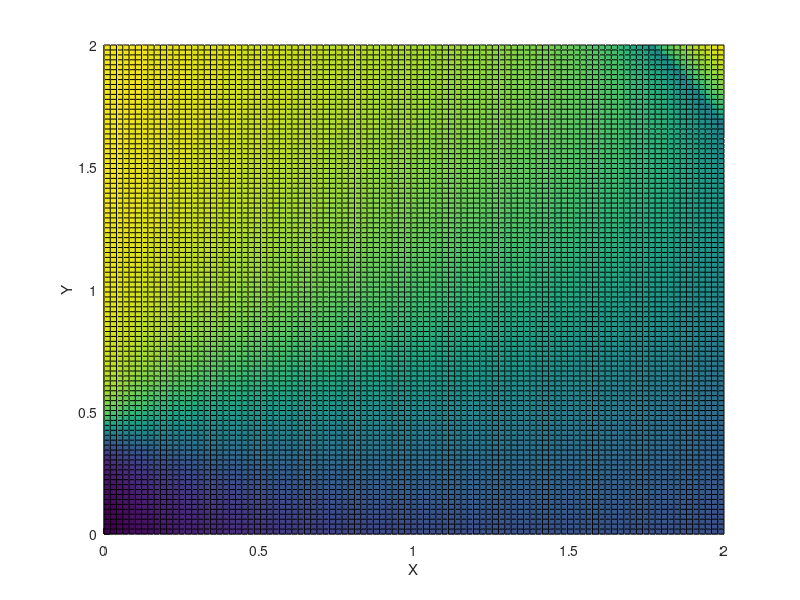
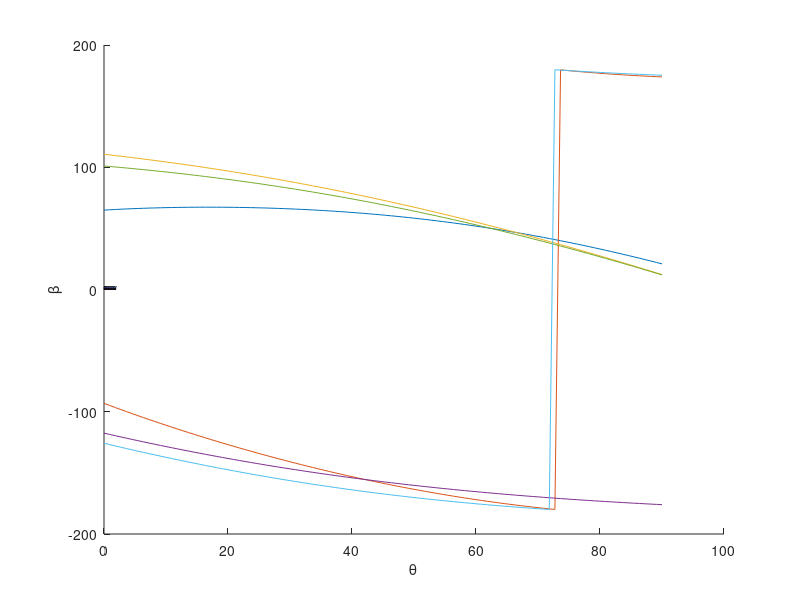
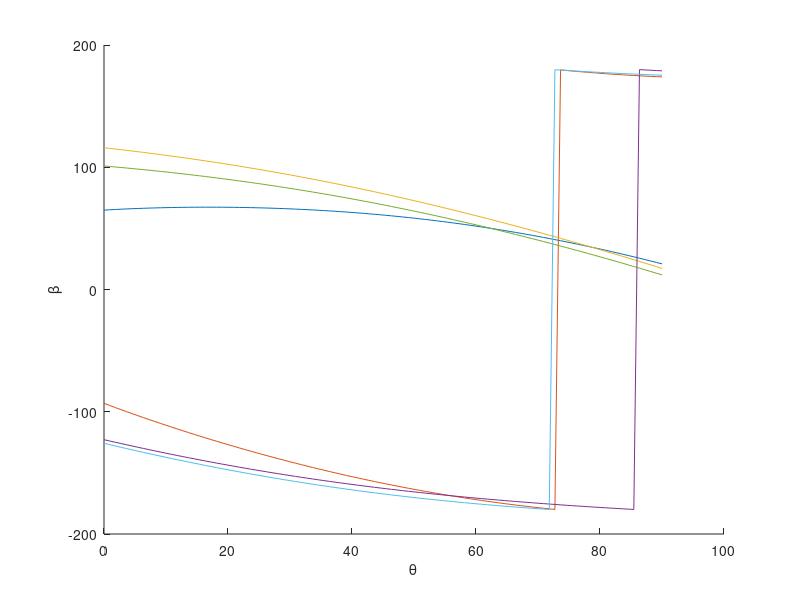

Recreate these plots in MATLAB, in order.
% Figuring out when the function to find beta angle becomes undefined

x = linspace(0, 2, 100);
y = linspace(0, 2, 100);
[x_2, y_2] = meshgrid(x, y);
m_1 = -0.153543;
m_2 = 0.405512;
d = 3.052717;
l = 0.568898;

a = (4*l*m_1 - 4*l*x_2).^2;
b = d^2 - l^2 + 2*l*m_2 - 2*l*y_2 - m_1^2 + 2*m_1*x_2 - m_2^2 + 2*m_2*y_2 - x_2.^2 - y_2.^2;
c = d^2 - l^2 - 2*l*m_2 + 2*l*y_2 - m_1^2 + 2*m_1*x_2 - m_2^2 + 2*m_2*y_2 - x_2.^2 - y_2.^2;
top = sqrt(a - 4.*b.*c) - 2*l*m_1 + 2*l.*x_2; 
bottom = d^2 - l^2 + 2*l*m_2 - 2*l*y_2 - m_1^2 + 2*m_1*x_2 - m_2^2 + 2*m_2*y_2 - x_2.^2 - y_2.^2;
beta = 2*(atan(0.5*top./bottom));

top = sqrt(abs(a - 4.*b.*c)) - 2*l*m_1 + 2*l.*x_2; 
bottom = d^2 - l^2 + 2*l*m_2 - 2*l*y_2 - m_1^2 + 2*m_1*x_2 - m_2^2 + 2*m_2*y_2 - x_2.^2 - y_2.^2;
abs_beta = 2*(atan(0.5*top./bottom));

real_beta = real(beta);
pos_beta = abs(real_beta);
deg_beta = real_beta * 180/3.1415;

figure;
hold on
surf(x_2, y_2, real_beta)
xlabel('X')
ylabel('Y')
zlabel('Z')

figure(2);
hold on
surf(x_2, y_2, abs_beta)
xlabel('X')
ylabel('Y')
zlabel('Z')

%% fin1 beta
%graphing beta over the feasible range that x1, y1 can be at

f = 2.15178; % fin length
d = 3.052717; % steering length
l = 0.56; %servo arm length
r = 0.2519; %0.483608; %rudder length

m_1 = -0.704724;
m_2 = 0.405512;

theta = linspace(0, 3.1415/2, 100); %all trig in radians

x_1 = f*sin(theta);
y_1 = -f*cos(theta);

% calculate beta for alpha to stay at 0 throughout cycle
alpha = 0/180*3.1415;
x_2 = r*sin(theta + alpha) + x_1;
y_2 = -r*cos(theta + alpha) + y_1;
% x_2 = (l + f) * sin(theta);
% y_2 = -(l + f) * cos(theta);

a = (4*l*x_2 - 4*l*m_1).^2;
b = d^2 - l^2 + 2*l*m_2 - 2*l*y_2 - m_1^2 + 2*m_1*x_2 - m_2^2 + 2*m_2*y_2 - x_2.^2 - y_2.^2;
c = d^2 - l^2 - 2*l*m_2 + 2*l*y_2 - m_1^2 + 2*m_1*x_2 - m_2^2 + 2*m_2*y_2 - x_2.^2 - y_2.^2;
top = 0.5*sqrt(a - 4.*b.*c) + 2*l*m_1 - 2*l.*x_2; 
bottom = d^2 - l^2 + 2*l*m_2 - 2*l*y_2 - m_1^2 + 2*m_1*x_2 - m_2^2 + 2*m_2*y_2 - x_2.^2 - y_2.^2;
beta = 2*(atan(top./bottom));
top_2 = -0.5*sqrt(a - 4.*b.*c) + 2*l*m_1 - 2*l.*x_2;
beta_2 = 2*(atan(top_2./bottom));

deg_beta = beta * 180 / 3.1415;
deg_beta_2 = beta_2 * 180 / 3.1415;

figure(2);
hold on
plot(theta*180/3.1415, deg_beta)
plot(theta*180/3.1415, deg_beta_2)
xlabel('\theta')
ylabel('\beta')

%% fin2 beta
%graphing beta over the feasible range that x1, y1 can be at

f = 2.15178; % fin length
d = 3.052717; % steering length
l = 0.56; %servo arm length
r = 0.2519; %0.483608; %rudder length

m_1 = 0.704724;
m_2 = 0.405512; %2

theta = linspace(0, 3.1415/2, 100); %all trig in radians

x_1 = -f*sin(theta);
y_1 = -f*cos(theta);

% calculate beta for alpha to stay at 0 throughout cycle
alpha = 0/180*3.1415;
x_2 = -r* sin(theta + alpha) + x_1;
y_2 = -r * cos(theta + alpha) + y_1; 
% x_2 = (l + f) * sin(theta);
% y_2 = -(l + f) * cos(theta);

a = (4*l*m_1 - 4*l*x_2).^2;
b = d^2 - l^2 + 2*l*m_2 - 2*l*y_2 - m_1^2 + 2*m_1*x_2 - m_2^2 + 2*m_2*y_2 - x_2.^2 - y_2.^2;
c = d^2 - l^2 - 2*l*m_2 + 2*l*y_2 - m_1^2 + 2*m_1*x_2 - m_2^2 + 2*m_2*y_2 - x_2.^2 - y_2.^2;
top = real(0.5*sqrt(a - 4.*b.*c)) - 2*l*m_1 + 2*l.*x_2; 
bottom = d^2 - l^2 + 2*l*m_2 - 2*l*y_2 - m_1^2 + 2*m_1*x_2 - m_2^2 + 2*m_2*y_2 - x_2.^2 - y_2.^2;
beta = 2*(atan(top./bottom));
top_2 = -0.5*sqrt(a - 4.*b.*c) - 2*l*m_1 + 2*l.*x_2;
beta_2 = 2*(atan(top_2./bottom));

deg_beta = beta * 180 / 3.1415;
deg_beta_2 = beta_2 * 180 / 3.1415;

figure(3);
hold on
plot(theta*180/3.1415, deg_beta)
plot(theta*180/3.1415, deg_beta_2)
xlabel('\theta')
ylabel('\beta')

%% fin1_2 beta
%graphing beta over the feasible range that x1, y1 can be at

f = 2.15178; % fin length
d = 2.9; % steering length
l = 0.56; %servo arm length
r = 0.52; %rudder length

m_1 = -0.185039;
m_2 = 0.405512;

theta = linspace(0, 3.1415/2, 100); %all trig in radians

x_1 = f*sin(theta);
y_1 = -f*cos(theta);

% calculate beta for alpha to stay at 0 throughout cycle
alpha = 0/180*3.1415;
x_2 = r*sin(theta + alpha) + x_1;
y_2 = -r*cos(theta + alpha) + y_1;
% x_2 = (l + f) * sin(theta);
% y_2 = -(l + f) * cos(theta);

a = (4*l*x_2 - 4*l*m_1).^2;
b = d^2 - l^2 + 2*l*m_2 - 2*l*y_2 - m_1^2 + 2*m_1*x_2 - m_2^2 + 2*m_2*y_2 - x_2.^2 - y_2.^2;
c = d^2 - l^2 - 2*l*m_2 + 2*l*y_2 - m_1^2 + 2*m_1*x_2 - m_2^2 + 2*m_2*y_2 - x_2.^2 - y_2.^2;
top = 0.5*sqrt(a - 4.*b.*c) + 2*l*m_1 - 2*l.*x_2; 
bottom = d^2 - l^2 + 2*l*m_2 - 2*l*y_2 - m_1^2 + 2*m_1*x_2 - m_2^2 + 2*m_2*y_2 - x_2.^2 - y_2.^2;
beta = 2*(atan(top./bottom));
top_2 = -0.5*sqrt(a - 4.*b.*c) + 2*l*m_1 - 2*l.*x_2;
beta_2 = 2*(atan(top_2./bottom));

deg_beta = beta * 180 / 3.1415;
deg_beta_2 = beta_2 * 180 / 3.1415;

figure(2);
hold on
plot(theta*180/3.1415, deg_beta)
plot(theta*180/3.1415, deg_beta_2)
xlabel('\theta')
ylabel('\beta')

%% fin2_2 beta
%graphing beta over the feasible range that x1, y1 can be at

f = 2.15178; % fin length
d = 2.85; % steering length
l = 0.56; %servo arm length
r = 0.52; %rudder length

m_1 = 0.185039;
m_2 = 0.405512; %2

theta = linspace(0, 3.1415/2, 100); %all trig in radians

x_1 = -f*sin(theta);
y_1 = -f*cos(theta);

% calculate beta for alpha to stay at 0 throughout cycle
alpha = 0/180*3.1415;
x_2 = -r* sin(theta + alpha) + x_1;
y_2 = -r * cos(theta + alpha) + y_1; 
% x_2 = (l + f) * sin(theta);
% y_2 = -(l + f) * cos(theta);

a = (4*l*m_1 - 4*l*x_2).^2;
b = d^2 - l^2 + 2*l*m_2 - 2*l*y_2 - m_1^2 + 2*m_1*x_2 - m_2^2 + 2*m_2*y_2 - x_2.^2 - y_2.^2;
c = d^2 - l^2 - 2*l*m_2 + 2*l*y_2 - m_1^2 + 2*m_1*x_2 - m_2^2 + 2*m_2*y_2 - x_2.^2 - y_2.^2;
top = real(0.5*sqrt(a - 4.*b.*c)) - 2*l*m_1 + 2*l.*x_2; 
bottom = d^2 - l^2 + 2*l*m_2 - 2*l*y_2 - m_1^2 + 2*m_1*x_2 - m_2^2 + 2*m_2*y_2 - x_2.^2 - y_2.^2;
beta = 2*(atan(top./bottom));
top_2 = -0.5*sqrt(a - 4.*b.*c) - 2*l*m_1 + 2*l.*x_2;
beta_2 = 2*(atan(top_2./bottom));

deg_beta = beta * 180 / 3.1415;
deg_beta_2 = beta_2 * 180 / 3.1415;

figure(3);
hold on
plot(theta*180/3.1415, deg_beta)
plot(theta*180/3.1415, deg_beta_2)
xlabel('\theta')
ylabel('\beta')

%% fin1 beta right angle
%graphing beta over the feasible range that x1, y1 can be at

f = 2.15178; % fin length
d = 2.45; %3.052717; % steering length
l = 0.56; %servo arm length
r = 0.25; %0.483608; %rudder length

m_1 = -0.311024;
m_2 = 0.405394;

theta = linspace(0, 3.1415/2, 100); %all trig in radians

x_1 = f*sin(theta);
y_1 = -f*cos(theta);

% calculate beta for alpha to stay at 0 throughout cycle
alpha = 0/180*3.1415;
x_2 = r*sin(theta + alpha + 3.1415/2) + x_1;
y_2 = -r*cos(theta + alpha + 3.1415/2) + y_1;
% x_2 = (l + f) * sin(theta);
% y_2 = -(l + f) * cos(theta);

a = (4*l*x_2 - 4*l*m_1).^2;
b = d^2 - l^2 + 2*l*m_2 - 2*l*y_2 - m_1^2 + 2*m_1*x_2 - m_2^2 + 2*m_2*y_2 - x_2.^2 - y_2.^2;
c = d^2 - l^2 - 2*l*m_2 + 2*l*y_2 - m_1^2 + 2*m_1*x_2 - m_2^2 + 2*m_2*y_2 - x_2.^2 - y_2.^2;
top = 0.5*sqrt(a - 4.*b.*c) + 2*l*m_1 - 2*l.*x_2; 
bottom = d^2 - l^2 + 2*l*m_2 - 2*l*y_2 - m_1^2 + 2*m_1*x_2 - m_2^2 + 2*m_2*y_2 - x_2.^2 - y_2.^2;
beta = 2*(atan(top./bottom));
top_2 = -0.5*sqrt(a - 4.*b.*c) + 2*l*m_1 - 2*l.*x_2;
beta_2 = 2*(atan(top_2./bottom));

deg_beta = beta * 180 / 3.1415;
deg_beta_2 = beta_2 * 180 / 3.1415;

figure(2);
hold on
plot(theta*180/3.1415, deg_beta)
plot(theta*180/3.1415, deg_beta_2)
xlabel('\theta')
ylabel('\beta')

%% fin2 beta right angle
%graphing beta over the feasible range that x1, y1 can be at

f = 2.15178; % fin length
d = 2.45; %3.052717; % steering length
l = 0.56; %servo arm length
r = 0.25; %0.483608; %rudder length

m_1 = 0.311024;
m_2 = 0.405394; %2

theta = linspace(0, 3.1415/2, 100); %all trig in radians

x_1 = -f*sin(theta);
y_1 = -f*cos(theta);

% calculate beta for alpha to stay at 0 throughout cycle
alpha = 0/180*3.1415;
x_2 = -r* sin(theta + alpha + 3.1415/2) + x_1;
y_2 = -r * cos(theta + alpha + 3.1415/2) + y_1; 
% x_2 = (l + f) * sin(theta);
% y_2 = -(l + f) * cos(theta);

a = (4*l*m_1 - 4*l*x_2).^2;
b = d^2 - l^2 + 2*l*m_2 - 2*l*y_2 - m_1^2 + 2*m_1*x_2 - m_2^2 + 2*m_2*y_2 - x_2.^2 - y_2.^2;
c = d^2 - l^2 - 2*l*m_2 + 2*l*y_2 - m_1^2 + 2*m_1*x_2 - m_2^2 + 2*m_2*y_2 - x_2.^2 - y_2.^2;
top = real(0.5*sqrt(a - 4.*b.*c)) - 2*l*m_1 + 2*l.*x_2; 
bottom = d^2 - l^2 + 2*l*m_2 - 2*l*y_2 - m_1^2 + 2*m_1*x_2 - m_2^2 + 2*m_2*y_2 - x_2.^2 - y_2.^2;
beta = 2*(atan(top./bottom));
top_2 = -0.5*sqrt(a - 4.*b.*c) - 2*l*m_1 + 2*l.*x_2;
beta_2 = 2*(atan(top_2./bottom));

deg_beta = beta * 180 / 3.1415;
deg_beta_2 = beta_2 * 180 / 3.1415;

figure(3);
hold on
plot(theta*180/3.1415, deg_beta)
plot(theta*180/3.1415, deg_beta_2)
xlabel('\theta')
ylabel('\beta')
